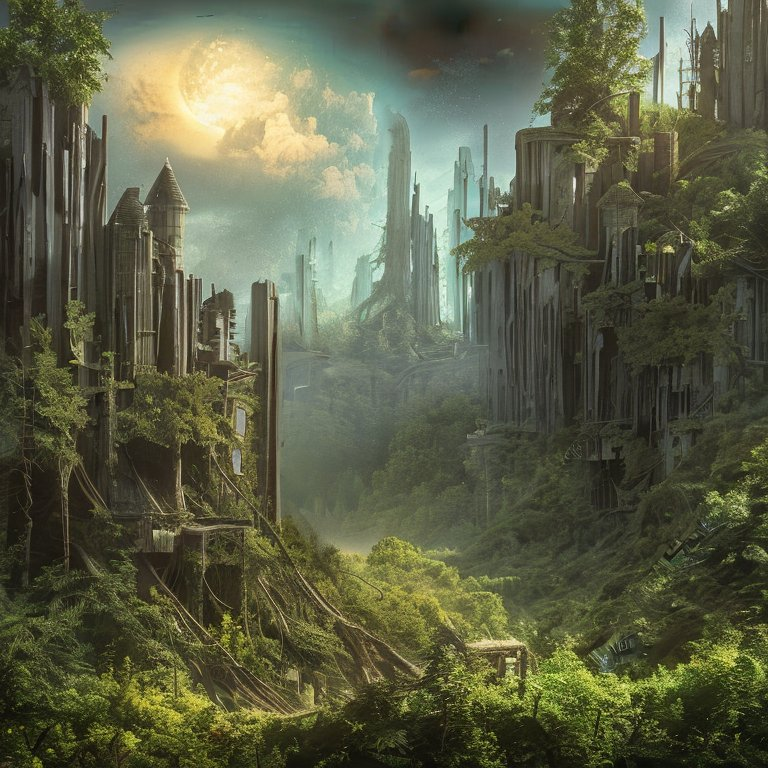
#> input picture image/work2.jpg, 768 x 768 px, found by its file name
$ python demo_test1.py
#> lines starting #> are read from the running program, lines starting #| are printed output that depends on the picture
import numpy as np
import cv2 as cv
#read image
imgA = cv.imread("pic-work/work2.jpg",cv.IMREAD_GRAYSCALE)
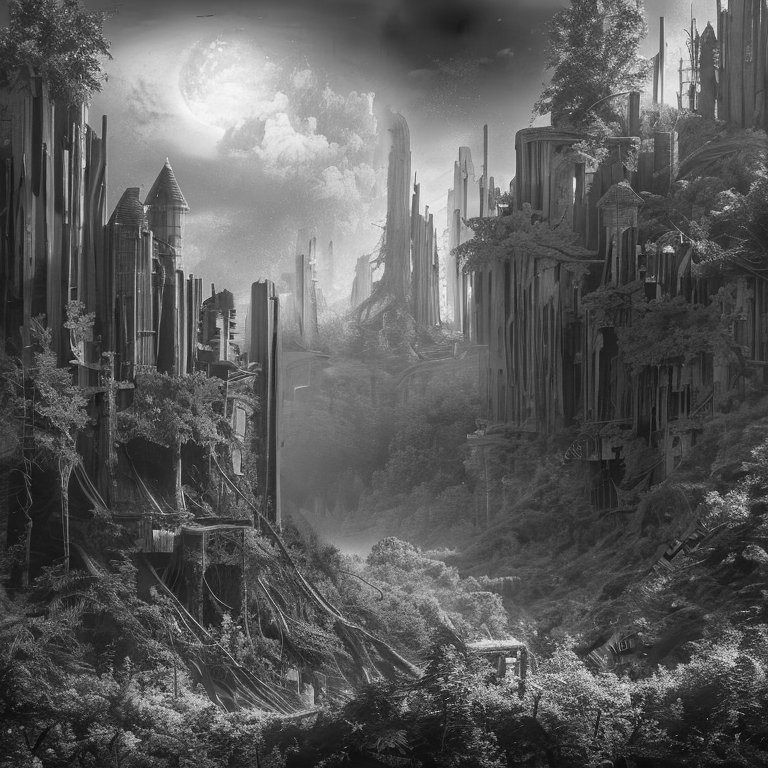
#> imgA: shape (768, 768); min 0, max 251, mean 91.4
imgB = cv.imread("pic-work/work3.jpg",cv.IMREAD_GRAYSCALE)
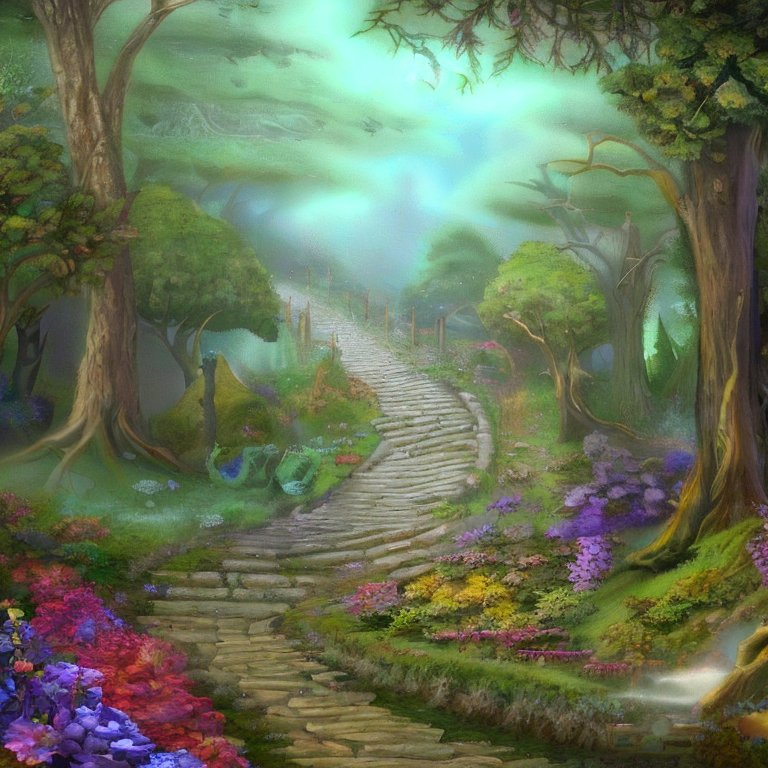
#> input picture image/work3.jpg, 768 x 768 px, found by its file name
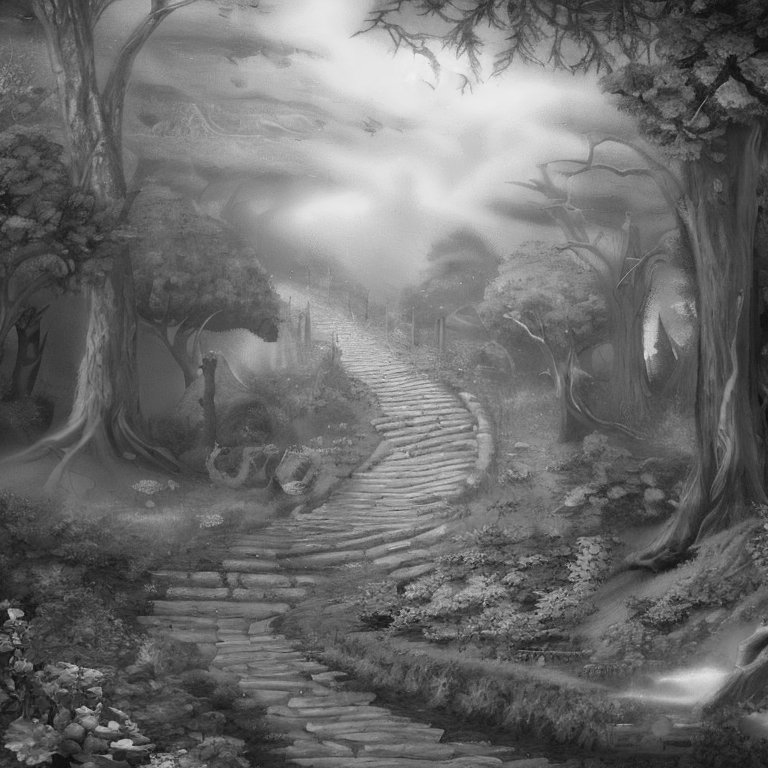
#> imgB: shape (768, 768); min 7, max 243, mean 108.2

histB = cv.calcHist([imgB],[0],None,[256],[0, 256])
#> histB = 256 values, max 6018 at index 85, min 0 at index 0, mean 2304

imgAtoB = cv.equalizeHist(imgA,histB)
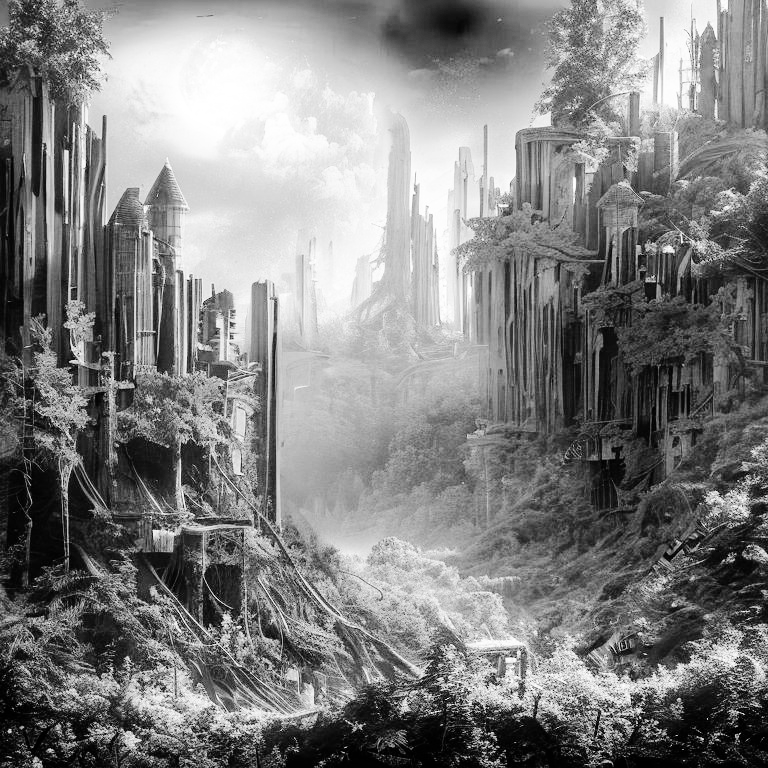
#> imgAtoB: shape (768, 768); min 0, max 255, mean 128.4


cv.imwrite('imgA.png', imgA)
cv.imwrite('imgB.png', imgB)
cv.imwrite('imgAtoB.png', imgAtoB)
